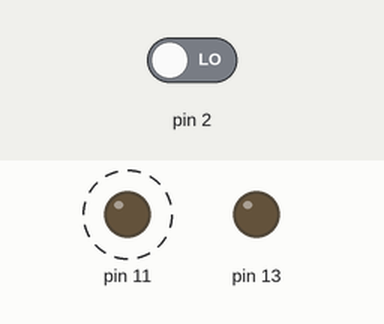
The sketch below on a simulated Arduino Uno, built with avr-gcc and run on an emulated ATmega328P. On the bench: output pins drawn as LEDs (lit = HIGH). Dashed ring = blinking. The inputs (shaded band) are chosen by the test bench; at power-on: pin 2 LOW.

Above: at 1.2 s.
1.3 s: pin 2 driven HIGH
At 2.8 s:
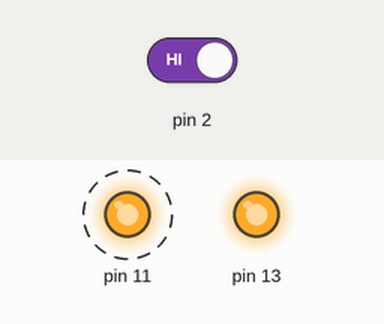
Timing chart, 0 to 10.3 s (numbered marks = the images above; inputs shaded):
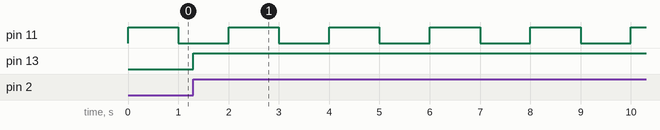

The sketch:

interrupt.ino
```cpp
int state = 0;
void setup() {
    pinMode(11,OUTPUT);
    pinMode(13,OUTPUT);

     attachInterrupt(0,changestate,RISING);
}

void loop() {
  // put your main code here, to run repeatedly:


  digitalWrite(11,1);
  delay(1000);
  digitalWrite(11,0);
  delay(1000);


}

void changestate()
{
  state = !state;
  digitalWrite(13,state);
}
```

Measured:
- after the input at 1.3 s, pin 13: LOW → HIGH at once
- by itself, pin 11: alternates HIGH for 1.0 s and LOW for 1.0 s
